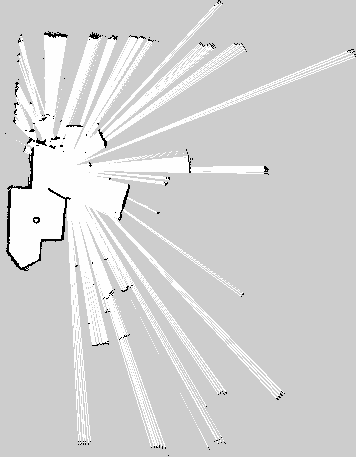
#> input picture src/load_map_rviz/map_maze_1.pgm, 356 x 457 px
$ python test.py
#> lines starting #> are read from the running program, lines starting #| are printed output that depends on the picture
#%matplotlib inline
import matplotlib.pyplot as plt
f = 'map_maze_1.pgm'
with open(f, 'rb') as pgmf:
    im = plt.imread(pgmf)
#> im is the input picture: shape (457, 356); min 0, max 254, mean 211.6

plt.imshow(im)

import yaml
with open("map_maze_1.yaml", 'r') as stream:
    data_loaded = yaml.safe_load(stream)

origin = data_loaded['origin']
print(origin)
res = data_loaded['resolution']

plt.plot(-1*origin[0]/res, -1*origin[1]/res, marker="o", markersize=20, markeredgecolor="red",
markerfacecolor="green")
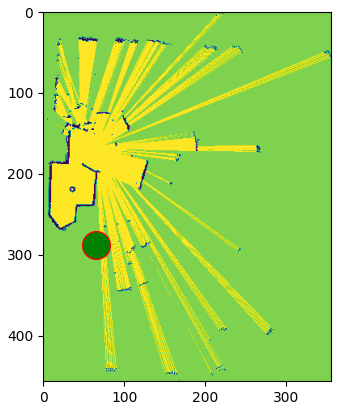
#> figure drawn by matplotlib, 1 panel
